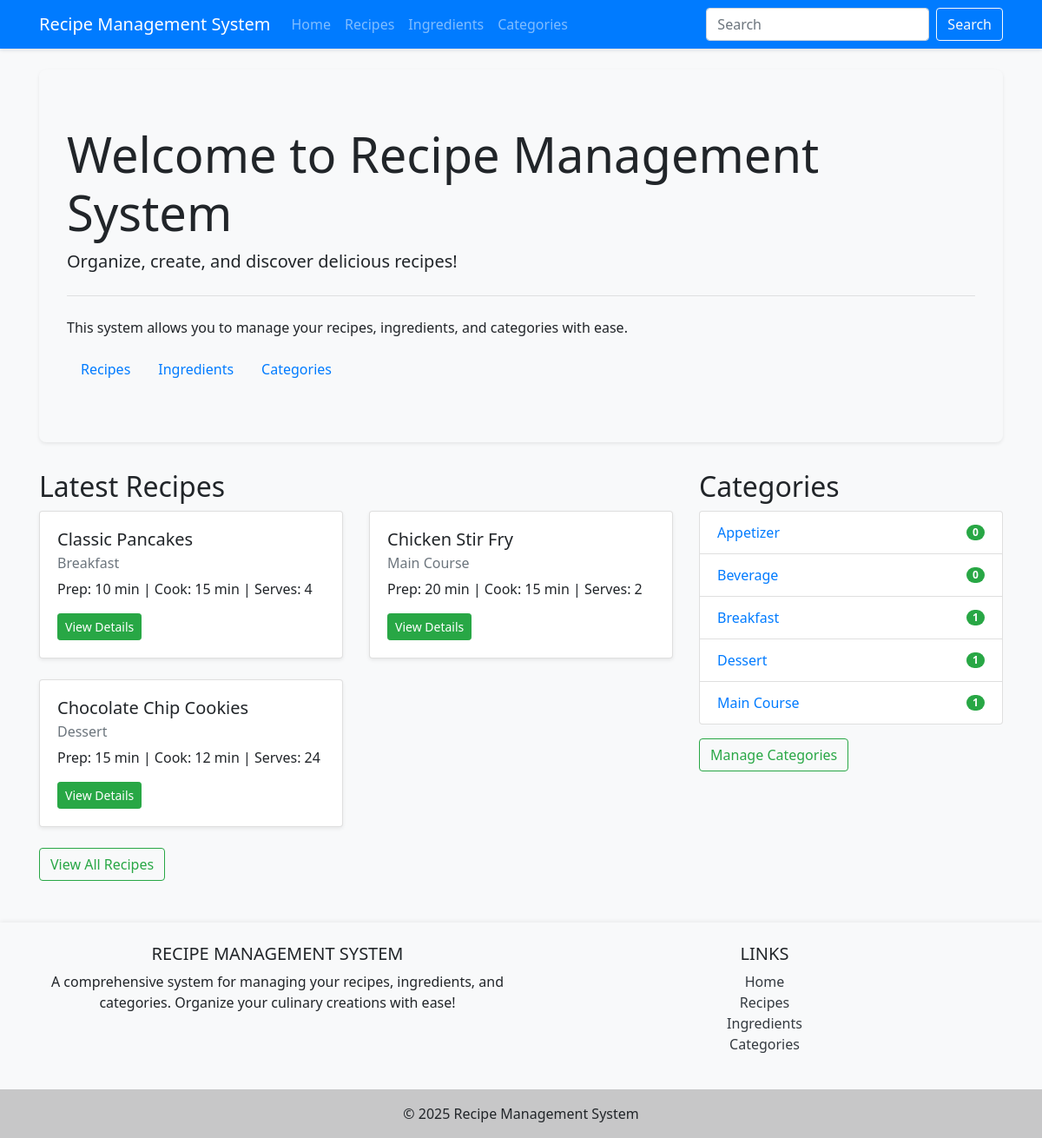
The page / on the database its author committed.
### tables this page shows
CREATE TABLE IF NOT EXISTS recipes (
    recipe_id INT AUTO_INCREMENT PRIMARY KEY,
    title VARCHAR(255) NOT NULL,
    instructions TEXT NOT NULL,
    prep_time INT,
    cook_time INT,
    servings INT,
    difficulty VARCHAR(50),
    image_url VARCHAR(255),
    category_id INT,
    created_at TIMESTAMP DEFAULT CURRENT_TIMESTAMP,
    FOREIGN KEY (category_id) REFERENCES categories(category_id) ON DELETE SET NULL
);

CREATE TABLE IF NOT EXISTS categories (
    category_id INT AUTO_INCREMENT PRIMARY KEY,
    name VARCHAR(100) NOT NULL,
    description TEXT,
    created_at TIMESTAMP DEFAULT CURRENT_TIMESTAMP
);

### config/db.php (called while the page is built)
<?php
class DB {
    private static $instance = null;
    private $conn;
    private function __construct() {
        $host = 'localhost';
        $dbname = 'recipe_system';
        $username = 'root';
        $password = '';
        try {
            $this->conn = new PDO("mysql:host=$host;dbname=$dbname", $username, $password);
            $this->conn->setAttribute(PDO::ATTR_ERRMODE, PDO::ERRMODE_EXCEPTION);
            $this->conn->setAttribute(PDO::ATTR_DEFAULT_FETCH_MODE, PDO::FETCH_ASSOC);
        } catch(PDOException $e) {
            echo "Connection failed: " . $e->getMessage();
            die();
        }
    }
    public static function getInstance() {
        if (self::$instance == null) {
            self::$instance = new DB();
        }
        return self::$instance;
    }
    public function getConnection() {
        return $this->conn;
    }
}
?>

### class/Recipe.php (called while the page is built, shortened)
<?php
require_once 'config/db.php';
class Recipe {
    private $conn;
    private $table = 'recipes';
    public function __construct() {
        $this->conn = DB::getInstance()->getConnection();
    }
    public function read($search = '') {
        $query = "SELECT r.*, c.name as category_name
                  FROM " . $this->table . " r
                  LEFT JOIN categories c ON r.category_id = c.category_id";
        $query .= " ORDER BY r.created_at DESC";
        $stmt = $this->conn->prepare($query);
        $stmt->execute();
        return $stmt;
    }
}
?>

### class/Category.php (called while the page is built, shortened)
<?php
require_once 'config/db.php';
class Category {
    private $conn;
    private $table = 'categories';
    public $category_id;
    public function __construct() {
        $this->conn = DB::getInstance()->getConnection();
    }
    public function read($search = '') {
        $query = "SELECT * FROM " . $this->table;
        $query .= " ORDER BY name ASC";
        $stmt = $this->conn->prepare($query);
        $stmt->execute();
        return $stmt;
    }
    public function getRecipes() {
        $query = "SELECT * FROM recipes WHERE category_id = :category_id ORDER BY title ASC";
        $stmt = $this->conn->prepare($query);
        $stmt->bindParam(':category_id', $this->category_id);
        $stmt->execute();
        return $stmt;
    }
}
?>

### index.php (the view, shortened to what this page needs)
<?php
require_once 'class/Recipe.php';
require_once 'class/Category.php';
$recipe = new Recipe();
$category = new Category();
$search = isset($_GET['search']) ? $_GET['search'] : '';
?>
<!DOCTYPE html>
<html lang="en">
<head>
    <link rel="stylesheet" href="https://stackpath.bootstrapcdn.com/bootstrap/4.5.2/css/bootstrap.min.css">
    <link rel="stylesheet" href="style.css">
</head>
<body>
    <?php include 'view/header.php'; ?>
    <div class="container mt-4">
        <main>
            <div class="jumbotron">
                <h1 class="display-4">Welcome to Recipe Management System</h1>
                <p class="lead">Organize, create, and discover delicious recipes!</p>
                <hr class="my-4">
                <p>This system allows you to manage your recipes, ingredients, and categories with ease.</p>
                <nav class="nav nav-pills">
                    <a class="nav-link <?php echo (isset($_GET['page']) && $_GET['page'] == 'recipes') ? 'active bg-primary' : ''; ?>" href="?page=recipes">Recipes</a>
                    <a class="nav-link <?php echo (isset($_GET['page']) && $_GET['page'] == 'ingredients') ? 'active bg-primary' : ''; ?>" href="?page=ingredients">Ingredients</a>
                    <a class="nav-link <?php echo (isset($_GET['page']) && $_GET['page'] == 'categories') ? 'active bg-primary' : ''; ?>" href="?page=categories">Categories</a>
                </nav>
            </div>
            <?php
            if (isset($_GET['page'])) {
                $page = $_GET['page'];
                if ($page == 'recipes') {
                    include 'view/recipes.php';
                } elseif ($page == 'ingredients') {
                    include 'view/ingredients.php';
                } elseif ($page == 'categories') {
                    include 'view/categories.php';
                }
            } else {
                $result = $recipe->read($search);
                $recipes = $result->fetchAll();
                $categoryResult = $category->read();
                $categories = $categoryResult->fetchAll();
                ?>
                <div class="row">
                    <div class="col-md-8">
                        <h2>Latest Recipes</h2>
                        <div class="row">
                            <?php foreach(array_slice($recipes, 0, 6) as $r): ?>
                                <div class="col-md-6 mb-4">
                                    <div class="card">
                                        <div class="card-body">
                                            <h5 class="card-title"><?php echo $r['title']; ?></h5>
                                            <h6 class="card-subtitle mb-2 text-muted">
                                                <?php
                                                if (isset($r['category_name'])) {
                                                    echo $r['category_name'];
                                                } else {
                                                    $tempCategory = new Category();
                                                    $tempCategory->category_id = $r['category_id'];
                                                    $tempCategory->read_single();
                                                    echo $tempCategory->name;
                                                }
                                                ?>
                                            </h6>
                                            <p class="card-text">
                                                Prep: <?php echo $r['prep_time']; ?> min |
                                                Cook: <?php echo $r['cook_time']; ?> min |
                                                Serves: <?php echo $r['servings']; ?>
                                            </p>
                                            <a href="?page=recipes&id=<?php echo $r['recipe_id']; ?>" class="btn btn-sm btn-primary">View Details</a>
                                        </div>
                                    </div>
                                </div>
                            <?php endforeach; ?>
                        </div>
                        <a href="?page=recipes" class="btn btn-outline-primary">View All Recipes</a>
                    </div>
                    <div class="col-md-4">
                        <h2>Categories</h2>
                        <ul class="list-group">
                            <?php foreach($categories as $cat): ?>
                                <li class="list-group-item d-flex justify-content-between align-items-center">
                                    <a href="?page=recipes&category=<?php echo $cat['category_id']; ?>">
                                        <?php echo $cat['name']; ?>
                                    </a>
                                    <?php
                                    $category->category_id = $cat['category_id'];
                                    $recipeCount = $category->getRecipes()->rowCount();
                                    ?>
                                    <span class="badge badge-primary badge-pill"><?php echo $recipeCount; ?></span>
                                </li>
                            <?php endforeach; ?>
                        </ul>
                        <div class="mt-3">
                            <a href="?page=categories" class="btn btn-outline-primary">Manage Categories</a>
                        </div>
                    </div>
                </div>
                <?php
            }
            ?>
        </main>
    </div>
    <?php include 'view/footer.php'; ?>
</body>
</html>

### view/header.php (shortened to what this page needs)
<nav class="navbar navbar-expand-lg navbar-dark bg-primary">
    <div class="container">
        <a class="navbar-brand" href="index.php">Recipe Management System</a>
        <div class="collapse navbar-collapse" id="navbarNav">
            <ul class="navbar-nav mr-auto">
                <li class="nav-item">
                    <a class="nav-link" href="index.php">Home</a>
                </li>
                <li class="nav-item">
                    <a class="nav-link" href="?page=recipes">Recipes</a>
                </li>
                <li class="nav-item">
                    <a class="nav-link" href="?page=ingredients">Ingredients</a>
                </li>
                <li class="nav-item">
                    <a class="nav-link" href="?page=categories">Categories</a>
                </li>
            </ul>
            <form class="form-inline my-2 my-lg-0" action="index.php" method="GET">
                <input class="form-control mr-sm-2" type="search" name="search" placeholder="Search" aria-label="Search">
                <button class="btn btn-outline-light my-2 my-sm-0" type="submit">Search</button>
            </form>
        </div>
    </div>
</nav>

### view/footer.php
<footer class="bg-light text-center text-lg-start mt-5">
    <div class="container p-4">
        <div class="row">
            <div class="col-lg-6 col-md-12 mb-4 mb-md-0">
                <h5 class="text-uppercase">Recipe Management System</h5>
                <p>
                    A comprehensive system for managing your recipes, ingredients, and categories.
                    Organize your culinary creations with ease!
                </p>
            </div>
            <div class="col-lg-6 col-md-12 mb-4 mb-md-0">
                <h5 class="text-uppercase">Links</h5>
                <ul class="list-unstyled">
                    <li>
                        <a href="index.php" class="text-dark">Home</a>
                    </li>
                    <li>
                        <a href="?page=recipes" class="text-dark">Recipes</a>
                    </li>
                    <li>
                        <a href="?page=ingredients" class="text-dark">Ingredients</a>
                    </li>
                    <li>
                        <a href="?page=categories" class="text-dark">Categories</a>
                    </li>
                </ul>
            </div>
        </div>
    </div>
    <div class="text-center p-3" style="background-color: rgba(0, 0, 0, 0.2);">
        © <?php echo date('Y'); ?> Recipe Management System
    </div>
</footer>

### style.css (style rules this page uses)
body { font-family: 'Segoe UI', Tahoma, Geneva, Verdana, sans-serif; background-color: #f8f9fa; }
.navbar { box-shadow: 0 2px 4px rgba(0, 0, 0, 0.1); }
.jumbotron { background-color: #f8f9fa; border-radius: 0.5rem; box-shadow: 0 0.125rem 0.25rem rgba(0, 0, 0, 0.075); margin-bottom: 2rem; }
.card { box-shadow: 0 0.125rem 0.25rem rgba(0, 0, 0, 0.075); transition: transform 0.3s ease; }
.btn-primary { background-color: #28a745; border-color: #28a745; }
.btn-outline-primary { color: #28a745; border-color: #28a745; }
.badge-primary { background-color: #28a745; }
footer { margin-top: 3rem; box-shadow: 0 -2px 4px rgba(0, 0, 0, 0.05); }

### rows shown on the page
recipes: title "Classic Pancakes", category.name "Breakfast", prep_time "10", cook_time "15", servings "4"
recipes: title "Chicken Stir Fry", category.name "Main Course", prep_time "20", cook_time "15", servings "2"
recipes: title "Chocolate Chip Cookies", category.name "Dessert", prep_time "15", cook_time "12", servings "24"
categories: name "Appetizer", recipeCount "0"
categories: name "Beverage", recipeCount "0"
categories: name "Breakfast", recipeCount "1"
categories: name "Dessert", recipeCount "1"
categories: name "Main Course", recipeCount "1"
